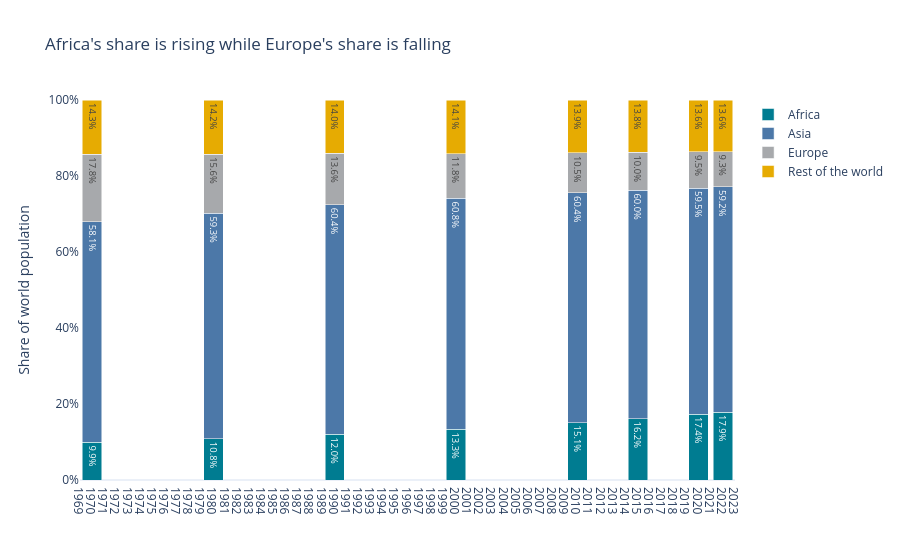

Write notebook code for a chart like this one.
### Markdown cell above
**Chart choice & justification:** A 100% stacked bar chart compares the percentage composition of the world population at each selected year. It highlights how Africa, Asia, Europe and the combined remainder change their shares, independent of total world-population growth.

### Code cell
# Q7 — Share of world population by continent group over time
years = [1970, 1980, 1990, 2000, 2010, 2015, 2020, 2022]
totals = df.groupby("Continent")[[f"{y} Population" for y in years]].sum()
groups = pd.DataFrame(index=years)
groups["Africa"] = totals.loc["Africa"].values
groups["Asia"] = totals.loc["Asia"].values
groups["Europe"] = totals.loc["Europe"].values
groups["Rest of the world"] = (
    totals.drop(index=["Africa", "Asia", "Europe"]).sum(axis=0).values
)
shares = groups.div(groups.sum(axis=1), axis=0) * 100
shares_long = shares.reset_index(names="Year").melt(
    id_vars="Year", var_name="Region", value_name="World population share (%)"
)

fig = px.bar(
    shares_long, x="Year", y="World population share (%)", color="Region",
    barmode="stack", text=shares_long["World population share (%)"].round(1),
    title="Africa's share is rising while Europe's share is falling"
    , color_discrete_map={
        "Africa": "#007C91", "Asia": "#4C78A8",
        "Europe": "#A7A9AC", "Rest of the world": "#E6AB02"
    }
)
fig.update_traces(texttemplate="%{text:.1f}%", textposition="inside")
fig.update_layout(template="plotly_white", xaxis_title="", yaxis_title="Share of world population",
                  legend_title_text="", uniformtext_minsize=8, uniformtext_mode="hide")
fig.update_xaxes(showgrid=False, dtick=1)
fig.update_yaxes(range=[0, 100], ticksuffix="%", showgrid=False)
fig.show()

### Figure 1 — Plotly figure (JSON) as saved in the notebook; plotly's stock layout.template omitted (floating-point values rounded to 4 significant figures)
{"data": [{"hovertemplate": "Region=Africa<br>Year=%{x}<br>World population share (%)=%{y}<br>text=%{text}<extra></extra>", "legendgroup": "Africa", "marker": {"color": "#007C91", "pattern": {"shape": ""}}, "name": "Africa", "orientation": "v", "showlegend": true, "text": [9.9, 10.8, 12.0, 13.3, 15.1, 16.2, 17.4, 17.9], "textposition": "inside", "texttemplate": "%{text:.1f}%", "type": "bar", "x": [1970, 1980, 1990, 2000, 2010, 2015, 2020, 2022], "xaxis": "x", "y": [9.893, 10.84, 12.01, 13.32, 15.11, 16.18, 17.36, 17.89], "yaxis": "y"}, {"hovertemplate": "Region=Asia<br>Year=%{x}<br>World population share (%)=%{y}<br>text=%{text}<extra></extra>", "legendgroup": "Asia", "marker": {"color": "#4C78A8", "pattern": {"shape": ""}}, "name": "Asia", "orientation": "v", "showlegend": true, "text": [58.1, 59.3, 60.4, 60.8, 60.4, 60.0, 59.5, 59.2], "textposition": "inside", "texttemplate": "%{text:.1f}%", "type": "bar", "x": [1970, 1980, 1990, 2000, 2010, 2015, 2020, 2022], "xaxis": "x", "y": [58.06, 59.32, 60.41, 60.76, 60.43, 60.05, 59.48, 59.21], "yaxis": "y"}, {"hovertemplate": "Region=Europe<br>Year=%{x}<br>World population share (%)=%{y}<br>text=%{text}<extra></extra>", "legendgroup": "Europe", "marker": {"color": "#A7A9AC", "pattern": {"shape": ""}}, "name": "Europe", "orientation": "v", "showlegend": true, "text": [17.8, 15.6, 13.6, 11.8, 10.5, 10.0, 9.5, 9.3], "textposition": "inside", "texttemplate": "%{text:.1f}%", "type": "bar", "x": [1970, 1980, 1990, 2000, 2010, 2015, 2020, 2022], "xaxis": "x", "y": [17.76, 15.59, 13.55, 11.81, 10.53, 9.987, 9.514, 9.32], "yaxis": "y"}, {"hovertemplate": "Region=Rest of the world<br>Year=%{x}<br>World population share (%)=%{y}<br>text=%{text}<extra></extra>", "legendgroup": "Rest of the world", "marker": {"color": "#E6AB02", "pattern": {"shape": ""}}, "name": "Rest of the world", "orientation": "v", "showlegend": true, "text": [14.3, 14.2, 14.0, 14.1, 13.9, 13.8, 13.6, 13.6], "textposition": "inside", "texttemplate": "%{text:.1f}%", "type": "bar", "x": [1970, 1980, 1990, 2000, 2010, 2015, 2020, 2022], "xaxis": "x", "y": [14.29, 14.25, 14.02, 14.1, 13.93, 13.79, 13.65, 13.57], "yaxis": "y"}], "layout": {"barmode": "stack", "legend": {"title": {"text": ""}, "tracegroupgap": 0}, "title": {"text": "Africa's share is rising while Europe's share is falling"}, "uniformtext": {"minsize": 8, "mode": "hide"}, "xaxis": {"anchor": "y", "domain": [0, 1], "dtick": 1, "showgrid": false, "title": {"text": ""}}, "yaxis": {"anchor": "x", "domain": [0, 1], "range": [0, 100], "showgrid": false, "ticksuffix": "%", "title": {"text": "Share of world population"}}}}
